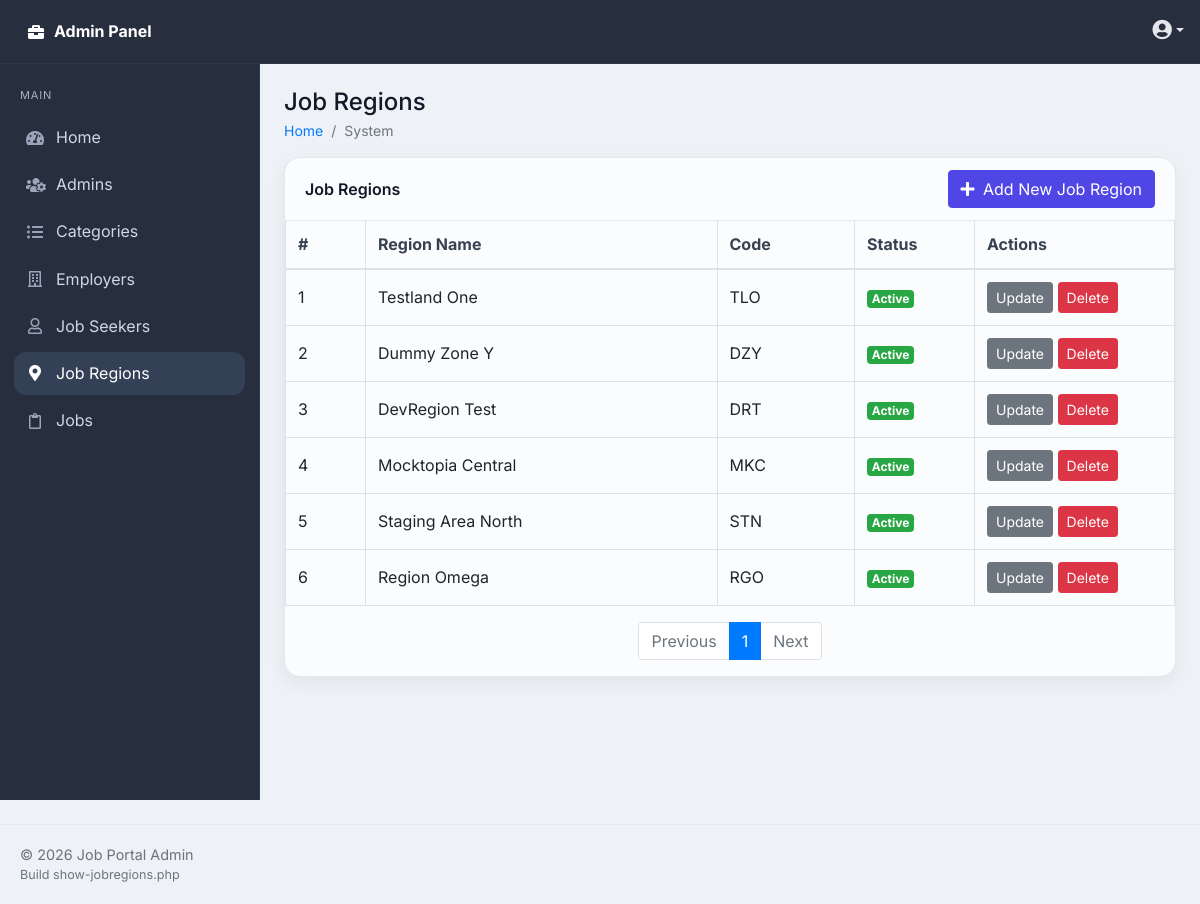
The app's page /admin/job-regions/show-jobregions.php (signed in), older data.
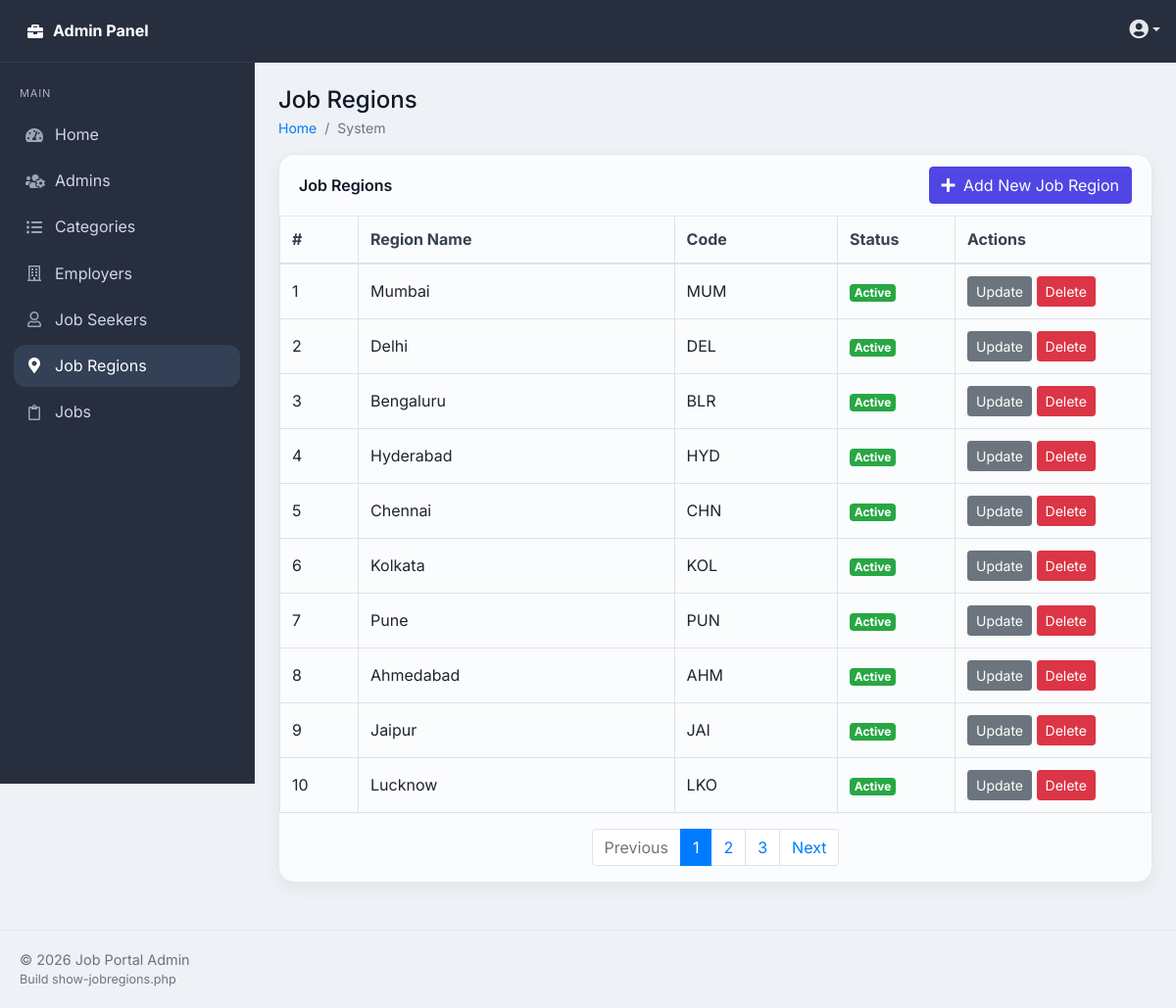
The same page, newer data.
### tables this page shows
CREATE TABLE `job_regions` (
  `id` int(11) NOT NULL AUTO_INCREMENT,
  `name` varchar(100) DEFAULT NULL,
  `code` varchar(10) DEFAULT NULL,
  `status` tinyint(1) DEFAULT 1,
  PRIMARY KEY (`id`)
);

### admin/job-regions/show-jobregions.php (the view, shortened to what this page needs)
<?php require "../../config/config.php";
?>
<?php
function h($v){ return htmlspecialchars((string)$v, ENT_QUOTES, 'UTF-8'); }
$limit   = 10;
$page    = (isset($_GET['page']) && is_numeric($_GET['page']) && $_GET['page'] > 0) ? (int)$_GET['page'] : 1;
$offset  = ($page - 1) * $limit;
$counter = $offset + 1;
$totalStmt    = $conn->query("SELECT COUNT(*) AS total FROM job_regions");
$totalRecords = (int)$totalStmt->fetch(PDO::FETCH_OBJ)->total;
$totalPages   = max(1, (int)ceil($totalRecords / $limit));
$stmt = $conn->prepare("SELECT id, name, code, status FROM job_regions ORDER BY id ASC LIMIT :limit OFFSET :offset");
$stmt->bindValue(':limit',  $limit,  PDO::PARAM_INT);
$stmt->bindValue(':offset', $offset, PDO::PARAM_INT);
$stmt->execute();
$jobRegions = $stmt->fetchAll(PDO::FETCH_OBJ);
?>
<?php require "../layouts/header.php"; ?>
<div class="row">
  <div class="col">
    <div class="card">
      <div class="card-header d-flex align-items-center justify-content-between">
        <h2 class="card-title h6 mb-0">Job Regions</h2>
        <a href="<?= ADMINURL ?>/job-regions/create-jobregions.php" class="btn btn-primary">
          <i class="fas fa-plus mr-1"></i> Add New Job Region
        </a>
      </div>
      <div class="card-body p-0">
        <div class="table-responsive">
          <table class="table table-hover table-bordered mb-0">
            <thead>
              <tr>
                <th style="width:80px">#</th>
                <th>Region Name</th>
                <th>Code</th>
                <th style="width:120px">Status</th>
                <th style="width:200px">Actions</th>
              </tr>
            </thead>
            <tbody>
              <?php if (!$jobRegions): ?>
                <tr>
                  <td colspan="5" class="text-center text-muted py-4">No job regions found.</td>
                </tr>
              <?php else: ?>
                <?php foreach($jobRegions as $region): ?>
                  <tr>
                    <td><?= $counter++; ?></td>
                    <td><?= h($region->name); ?></td>
                    <td><?= h($region->code); ?></td>
                    <td>
                      <?php if ((int)$region->status === 1): ?>
                        <span class="badge badge-success">Active</span>
                      <?php else: ?>
                        <span class="badge badge-secondary">Inactive</span>
                      <?php endif; ?>
                    </td>
                    <td>
                      <a href="<?= ADMINURL ?>/job-regions/update-jobregions.php?id=<?= (int)$region->id; ?>"
                         class="btn btn-secondary btn-sm text-white">Update</a>
                      <a href="<?= ADMINURL ?>/job-regions/delete-jobregions.php?id=<?= (int)$region->id; ?>"
                         class="btn btn-danger btn-sm"
                         onclick="return confirm('Delete this job region? This action cannot be undone.');">Delete</a>
                    </td>
                  </tr>
                <?php endforeach; ?>
              <?php endif; ?>
            </tbody>
          </table>
        </div>
        <nav class="p-3">
          <ul class="pagination justify-content-center mb-0">
            <li class="page-item <?= ($page <= 1 ? 'disabled' : '') ?>">
              <a class="page-link" href="?page=<?= max(1, $page - 1) ?>">Previous</a>
            </li>
            <?php for ($i = 1; $i <= $totalPages; $i++): ?>
              <li class="page-item <?= ($page === $i ? 'active' : '') ?>">
                <a class="page-link" href="?page=<?= $i ?>"><?= $i ?></a>
              </li>
            <?php endfor; ?>
            <li class="page-item <?= ($page >= $totalPages ? 'disabled' : '') ?>">
              <a class="page-link" href="?page=<?= min($totalPages, $page + 1) ?>">Next</a>
            </li>
          </ul>
        </nav>
      </div>
    </div>
  </div>
</div>
<?php require "../layouts/footer.php"; ?>

Row changes from the older to the newer data that the page shows:
removed job_regions: name "Testland One", code "TLO", status "Active"
removed job_regions: name "Dummy Zone Y", code "DZY", status "Active"
removed job_regions: name "DevRegion Test", code "DRT", status "Active"
removed job_regions: name "Mocktopia Central", code "MKC", status "Active"
removed job_regions: name "Staging Area North", code "STN", status "Active"
removed job_regions: name "Region Omega", code "RGO", status "Active"
added job_regions: name "Mumbai", code "MUM", status "Active"
added job_regions: name "Delhi", code "DEL", status "Active"
added job_regions: name "Bengaluru", code "BLR", status "Active"
added job_regions: name "Hyderabad", code "HYD", status "Active"
added job_regions: name "Chennai", code "CHN", status "Active"
added job_regions: name "Kolkata", code "KOL", status "Active"
added job_regions: name "Pune", code "PUN", status "Active"
added job_regions: name "Ahmedabad", code "AHM", status "Active"
added job_regions: name "Jaipur", code "JAI", status "Active"
added job_regions: name "Lucknow", code "LKO", status "Active"
Text that changed along with them:
new list line: "2"
new list line: "3"
